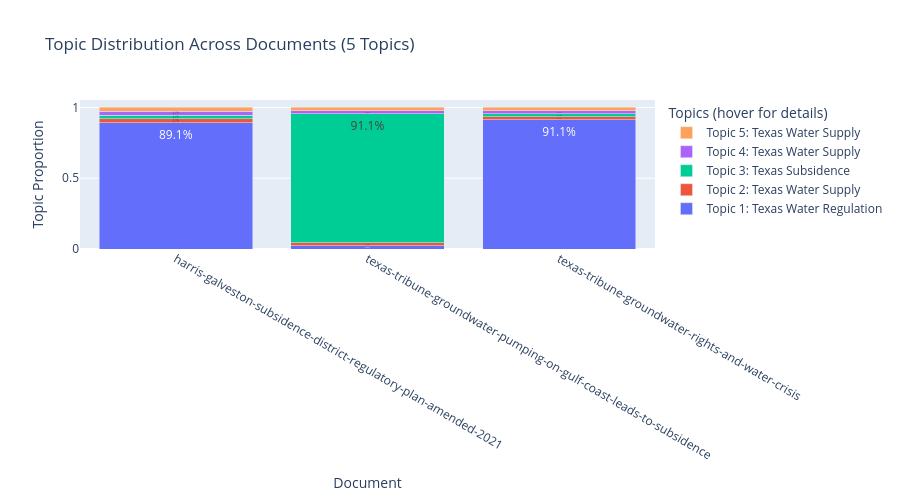

Write notebook code for a chart like this one.
### Markdown cell above
### Topic Recommendations

When MINT API settings are configured in `.env`, the notebook can suggest model domains and tags to explore for each topic. These recommendations are optional and do not change the core topic model.

### Code cell
print('Creating topic distribution chart...\n')

topic_df, fig = sbp.plot_topic_distribution(
    doc_topic_dist,
    doc_names,
    topics_info,
    n_topics=n_topics,
)
fig.show()

print('✓ Visualization complete!')
print('\nTip: change n_topics above and rerun Step 3a to compare topic structures.')

### Figure 1 — Plotly figure (JSON) as saved in the notebook; plotly's stock layout.template omitted (floating-point values rounded to 4 significant figures)
{"data": [{"hoverinfo": "text", "hovertext": ["Topic 1: Texas Water Regulation<br>Document: harris-galveston-subsidence-district-regulatory-plan-amended-2021<br>Proportion: 89.1%<br>Keywords: water, regulatory, groundwater, district, said, permittee<br>Description: Texas's regulatory efforts to manage groundwater and prevent subsidence in the Gulf Coast region.", "Topic 1: Texas Water Regulation<br>Document: texas-tribune-groundwater-pumping-on-gulf-coast-leads-to-subsidence<br>Proportion: 2.3%<br>Keywords: water, regulatory, groundwater, district, said, permittee<br>Description: Texas's regulatory efforts to manage groundwater and prevent subsidence in the Gulf Coast region.", "Topic 1: Texas Water Regulation<br>Document: texas-tribune-groundwater-rights-and-water-crisis<br>Proportion: 91.1%<br>Keywords: water, regulatory, groundwater, district, said, permittee<br>Description: Texas's regulatory efforts to manage groundwater and prevent subsidence in the Gulf Coast region."], "name": "Topic 1: Texas Water Regulation", "text": ["89.1%", "2.3%", "91.1%"], "textposition": "auto", "type": "bar", "x": ["harris-galveston-subsidence-district-regulatory-plan-amended-2021", "texas-tribune-groundwater-pumping-on-gulf-coast-leads-to-subsidence", "texas-tribune-groundwater-rights-and-water-crisis"], "y": [0.8914, 0.02261, 0.9114]}, {"hoverinfo": "text", "hovertext": ["Topic 2: Texas Water Supply<br>Document: harris-galveston-subsidence-district-regulatory-plan-amended-2021<br>Proportion: 2.7%<br>Keywords: galveston, alternative water, alternative, areas, water supplies, harris", "Topic 2: Texas Water Supply<br>Document: texas-tribune-groundwater-pumping-on-gulf-coast-leads-to-subsidence<br>Proportion: 2.2%<br>Keywords: galveston, alternative water, alternative, areas, water supplies, harris", "Topic 2: Texas Water Supply<br>Document: texas-tribune-groundwater-rights-and-water-crisis<br>Proportion: 2.2%<br>Keywords: galveston, alternative water, alternative, areas, water supplies, harris"], "name": "Topic 2: Texas Water Supply", "text": ["2.7%", "2.2%", "2.2%"], "textposition": "auto", "type": "bar", "x": ["harris-galveston-subsidence-district-regulatory-plan-amended-2021", "texas-tribune-groundwater-pumping-on-gulf-coast-leads-to-subsidence", "texas-tribune-groundwater-rights-and-water-crisis"], "y": [0.02709, 0.02215, 0.02209]}, {"hoverinfo": "text", "hovertext": ["Topic 3: Texas Subsidence<br>Document: harris-galveston-subsidence-district-regulatory-plan-amended-2021<br>Proportion: 2.7%<br>Keywords: subsidence, water, said, quot, richmond, body<br>Description: Groundwater pumping causes land subsidence in the Texas Gulf Coast region.", "Topic 3: Texas Subsidence<br>Document: texas-tribune-groundwater-pumping-on-gulf-coast-leads-to-subsidence<br>Proportion: 91.1%<br>Keywords: subsidence, water, said, quot, richmond, body<br>Description: Groundwater pumping causes land subsidence in the Texas Gulf Coast region.", "Topic 3: Texas Subsidence<br>Document: texas-tribune-groundwater-rights-and-water-crisis<br>Proportion: 2.2%<br>Keywords: subsidence, water, said, quot, richmond, body<br>Description: Groundwater pumping causes land subsidence in the Texas Gulf Coast region."], "name": "Topic 3: Texas Subsidence", "text": ["2.7%", "91.1%", "2.2%"], "textposition": "auto", "type": "bar", "x": ["harris-galveston-subsidence-district-regulatory-plan-amended-2021", "texas-tribune-groundwater-pumping-on-gulf-coast-leads-to-subsidence", "texas-tribune-groundwater-rights-and-water-crisis"], "y": [0.02731, 0.9109, 0.02233]}, {"hoverinfo": "text", "hovertext": ["Topic 4: Texas Water Supply<br>Document: harris-galveston-subsidence-district-regulatory-plan-amended-2021<br>Proportion: 2.7%<br>Keywords: galveston, alternative water, alternative, areas, water supplies, harris<br>Description: Documents discussing groundwater management and subsidence issues in the Galveston and Harris county areas of Texas.", "Topic 4: Texas Water Supply<br>Document: texas-tribune-groundwater-pumping-on-gulf-coast-leads-to-subsidence<br>Proportion: 2.2%<br>Keywords: galveston, alternative water, alternative, areas, water supplies, harris<br>Description: Documents discussing groundwater management and subsidence issues in the Galveston and Harris county areas of Texas.", "Topic 4: Texas Water Supply<br>Document: texas-tribune-groundwater-rights-and-water-crisis<br>Proportion: 2.2%<br>Keywords: galveston, alternative water, alternative, areas, water supplies, harris<br>Description: Documents discussing groundwater management and subsidence issues in the Galveston and Harris county areas of Texas."], "name": "Topic 4: Texas Water Supply", "text": ["2.7%", "2.2%", "2.2%"], "textposition": "auto", "type": "bar", "x": ["harris-galveston-subsidence-district-regulatory-plan-amended-2021", "texas-tribune-groundwater-pumping-on-gulf-coast-leads-to-subsidence", "texas-tribune-groundwater-rights-and-water-crisis"], "y": [0.02709, 0.02215, 0.02209]}, {"hoverinfo": "text", "hovertext": ["Topic 5: Texas Water Supply<br>Document: harris-galveston-subsidence-district-regulatory-plan-amended-2021<br>Proportion: 2.7%<br>Keywords: galveston, alternative water, alternative, areas, water supplies, harris<br>Description: Documents discussing groundwater management and subsidence issues in the Galveston and Harris county areas of Texas.", "Topic 5: Texas Water Supply<br>Document: texas-tribune-groundwater-pumping-on-gulf-coast-leads-to-subsidence<br>Proportion: 2.2%<br>Keywords: galveston, alternative water, alternative, areas, water supplies, harris<br>Description: Documents discussing groundwater management and subsidence issues in the Galveston and Harris county areas of Texas.", "Topic 5: Texas Water Supply<br>Document: texas-tribune-groundwater-rights-and-water-crisis<br>Proportion: 2.2%<br>Keywords: galveston, alternative water, alternative, areas, water supplies, harris<br>Description: Documents discussing groundwater management and subsidence issues in the Galveston and Harris county areas of Texas."], "name": "Topic 5: Texas Water Supply", "text": ["2.7%", "2.2%", "2.2%"], "textposition": "auto", "type": "bar", "x": ["harris-galveston-subsidence-district-regulatory-plan-amended-2021", "texas-tribune-groundwater-pumping-on-gulf-coast-leads-to-subsidence", "texas-tribune-groundwater-rights-and-water-crisis"], "y": [0.02709, 0.02215, 0.02209]}], "layout": {"barmode": "stack", "height": 500, "legend": {"orientation": "v", "title": {"text": "Topics (hover for details)"}, "x": 1.02, "xanchor": "left", "y": 1, "yanchor": "top"}, "title": {"text": "Topic Distribution Across Documents (5 Topics)"}, "xaxis": {"title": {"text": "Document"}}, "yaxis": {"title": {"text": "Topic Proportion"}}}}
